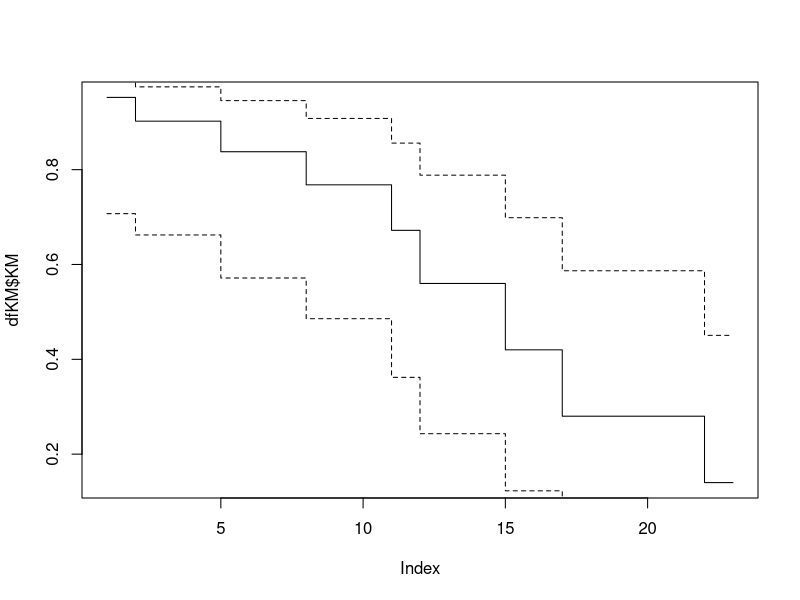
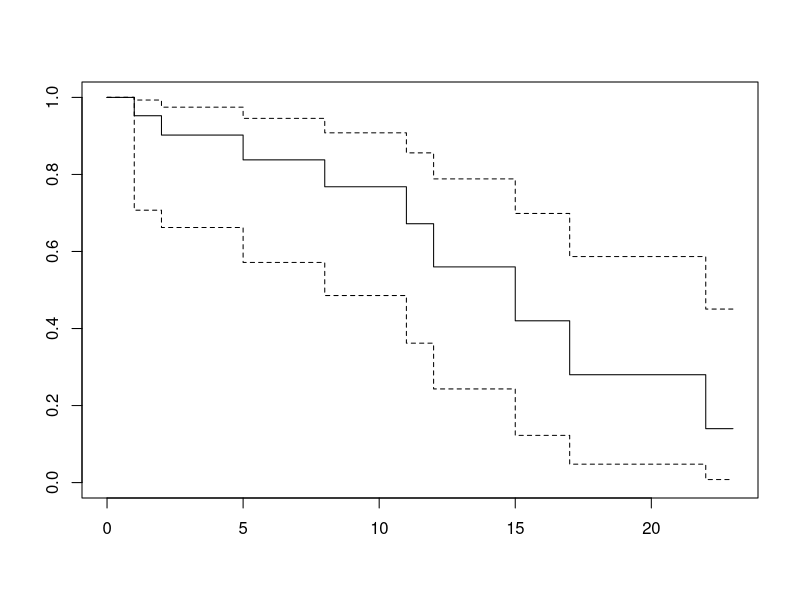
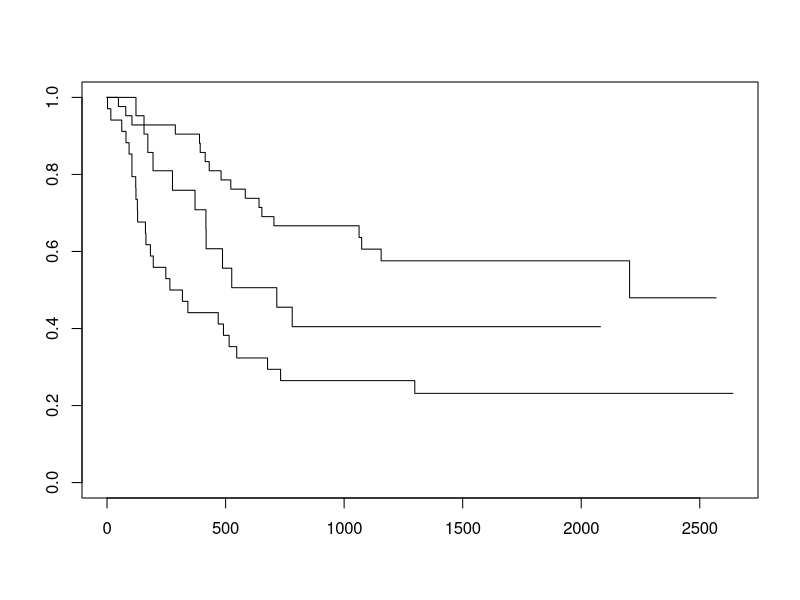
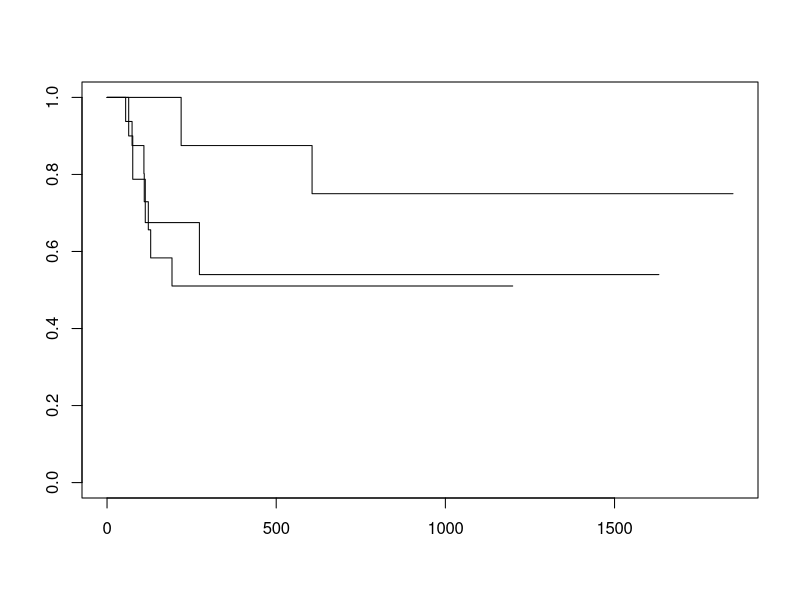

Write the R code that produced these figures, in order.
# For ordering data
library(dplyr)
# Loading the leukemia data 
library(KMsurv)
# For the KM curve
library(survival)
data(drug6mp)
d <- drug6mp
?drug6mp


# Q1

# The Kaplan Meier estimator without using the survival package.

t <- 1:max(d$t1)
dfKM <- data.frame(t=t) %>%
  mutate(at_risk = 0,
         events = 0,
         censor = 0)

for (i in t){
  dfKM$at_risk[i] <- sum(d$t1 >= i)
  dfKM$events[i] <- nrow(d[d$t1 == i & d$relapse == 1,])
  dfKM$censor[i] <- nrow(d[d$t1 == i & d$relapse == 0,])
}

z <- qnorm(.975)

dfKM <- mutate(dfKM,
               KM = cumprod(1-events/at_risk),
               KM_var = sqrt(KM^2*cumsum(events/(at_risk*(at_risk-events)))),
               KM_min = KM^(exp(z*KM_var/(KM*log(KM)))),
               KM_plus = KM^(exp(-z*KM_var/(KM*log(KM)))))



plot(dfKM$KM, type = 's')
lines(t, dfKM$KM_min, type = "s", lty = 2)
lines(t, dfKM$KM_plus, type = "s", lty = 2)

# The Kaplan Meier estimator using the survival package.

KM_surv_object = Surv(d$t1,d$relapse)
KM_surv = survfit(KM_surv_object ~ 1, conf.type = 'log-log')
plot(KM_surv)

# Q2

# For ordering data
library(dplyr)
# Loading the leukemia data 
library(KMsurv)
# For the KM curve
library(survival)
data("kidney")
kidney1 <- kidney[kidney$type==1,]
kidney2 <- kidney[kidney$type==2,]

time_points <- sort(unique(kidney$time))
time_points1 <- sort(unique(kidney1$time))
time_points2 <- sort(unique(kidney2$time))

d <- data.frame(t = time_points)

for (i in 1:length(time_points)){
  time_point = time_points[i]
  d$Y[i] <- sum(kidney$time >= time_point)
  d$d[i] <- sum(kidney[kidney$time == time_point, "delta"])
  d$Y1[i] <- sum(kidney1$time >= time_point)
  d$d1[i] <- sum(kidney1[kidney1$time == time_point, "delta"])
  d$Y2[i] <- sum(kidney2$time >= time_point)
  d$d2[i] <- sum(kidney2[kidney2$time == time_point, "delta"])
}

d <- mutate(d,
            L = (Y1*Y2)/(Y1+Y2),
            int1 = L/Y1*d1,
            int2 = L/Y2*d2,
            int3 = L^2/(Y1*Y2)*(d1+d2))

Z1 = sum(d$int1, na.rm = TRUE)-sum(d$int2, na.rm = TRUE)
V11 = sum(d$int3, na.rm = TRUE)
U1 = Z1/sqrt(V11)
p_value <- 2 * pnorm(-abs(U1))

# Now with the package

surv_obj <- Surv(time = kidney$time, event = kidney$delta)
group <- factor(kidney$type)
survdiff(surv_obj ~ group)


# Q3

# For ordering data
library(dplyr)
# Loading the leukemia data 
library(KMsurv)
# For the KM curve
library(survival)
data("bmt")

bmt1 <- subset(bmt, z10==0)
bmt2 <- subset(bmt, z10==1)

?bmt

bmt1_surv <- Surv(time = bmt1$t1, event = bmt1$d1)
group <- factor(bmt1$group)
survdiff(bmt1_surv ~ group)

bmt2_surv <- Surv(time = bmt2$t2, event = bmt2$d2)
group <- factor(bmt2$group)
survdiff(bmt2_surv ~ group)

bmt1_fit <- survfit(Surv(t1, d1) ~ group, data = bmt1)
bmt2_fit <- survfit(Surv(t2, d2) ~ group, data = bmt2)
plot(bmt1_fit)
plot(bmt2_fit)

bmt1_groups <- split(bmt1, f = bmt1$group)
bmt2_groups <- split(bmt2, f = bmt2$group)

time_points1 <- sort(unique(bmt1$t1))
time_points1_groups <- list()
time_points2 <- sort(unique(bmt2$t1))
time_points2_groups <- list()

for (group in seq_along(bmt1_groups)){
  time_points1_groups[[group]] <- sort(unique(bmt1_groups[group]$t1))
}

for (group in seq_along(bmt2_groups)){
  print(sort(unique(bmt2_groups[group]$t1)))
  time_points2_groups[[group]] <- sort(unique(bmt2_groups[group]$t1))
}

time_points <- sort(unique(kidney$time))
time_points1 <- sort(unique(kidney1$time))
time_points2 <- sort(unique(kidney2$time))

d <- data.frame(t = time_points)

for (i in 1:length(time_points)){
  time_point = time_points[i]
  d$Y[i] <- sum(kidney$time >= time_point)
  d$d[i] <- sum(kidney[kidney$time == time_point, "delta"])
  d$Y1[i] <- sum(kidney1$time >= time_point)
  d$d1[i] <- sum(kidney1[kidney1$time == time_point, "delta"])
  d$Y2[i] <- sum(kidney2$time >= time_point)
  d$d2[i] <- sum(kidney2[kidney2$time == time_point, "delta"])
}

d <- mutate(d,
            L = (Y1*Y2)/(Y1+Y2),
            int1 = L/Y1*d1,
            int2 = L/Y2*d2,
            int3 = L^2/(Y1*Y2)*(d1+d2))

Z1 = sum(d$int1, na.rm = TRUE)-sum(d$int2, na.rm = TRUE)
V11 = sum(d$int3, na.rm = TRUE)
U1 = Z1/sqrt(V11)
p_value <- 2 * pnorm(-abs(U1))

# Now with the package

surv_obj <- Surv(time = kidney$time, event = kidney$delta)
group <- factor(kidney$type)
survdiff(surv_obj ~ group)


